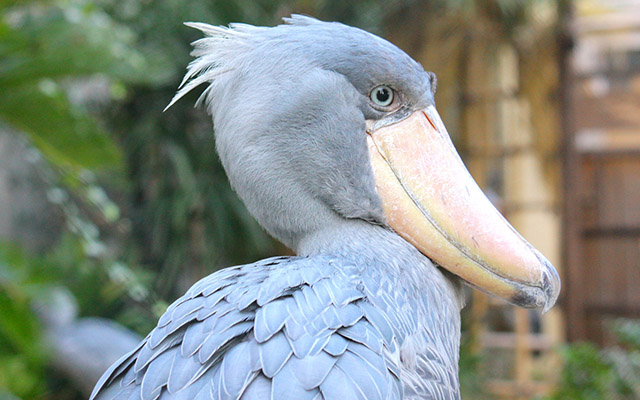
#> input picture path/22318_main.jpg, 640 x 400 px
$ python threadTone.py   (older library calls are emulated)
#> lines starting #> are read from the running program, lines starting #| are printed output that depends on the picture
import sys
import cv2
import numpy as np

# Parameters
imgPath = "./path/22318_main.jpg"
imgRadius = 500     # Number of pixels that the image radius is resized to

initPin = 0         # Initial pin to start threading from
nPins = 1000         # Number of pins on the circular loom
nLines = 3000        # Maximal number of lines

minLoop = 3         # Disallow loops of less than minLoop lines
lineWidth = 3       # The number of pixels that represents the width of a thread
lineWeight = 15     # The weight a single thread has in terms of "darkness"

banner = """
   __  __                        ________
  / /_/ /_  ________  ____ _____/ /_  __/___  ____  ___
 / __/ __ \/ ___/ _ \/ __ `/ __  / / / / __ \/ __ \/ _ \\
/ /_/ / / / /  /  __/ /_/ / /_/ / / / / /_/ / / / /  __/
\__/_/ /_/_/   \___/\__,_/\__,_/ /_/  \____/_/ /_/\___/

Build a thread based halftone representation of an image
"""

# Invert grayscale image
def invertImage(image):
    return (255-image)

# Apply circular mask to image
def maskImage(image, radius):
    y, x = np.ogrid[-radius:radius + 1, -radius:radius + 1]
    mask = x**2 + y**2 > radius**2
    image[mask] = 0

    return image

# Compute coordinates of loom pins
def pinCoords(radius, nPins=200, offset=0, x0=None, y0=None):
    alpha = np.linspace(0 + offset, 2*np.pi + offset, nPins + 1)

    if (x0 == None) or (y0 == None):
        x0 = radius + 1
        y0 = radius + 1

    coords = []
    for angle in alpha[0:-1]:
        x = int(x0 + radius*np.cos(angle))
        y = int(y0 + radius*np.sin(angle))

        coords.append((x, y))
    return coords

# Compute a line mask
def linePixels(pin0, pin1):
    length = int(np.hypot(pin1[0] - pin0[0], pin1[1] - pin0[1]))

    x = np.linspace(pin0[0], pin1[0], length)
    y = np.linspace(pin0[1], pin1[1], length)

    return (x.astype(np.int)-1, y.astype(np.int)-1)


if __name__=="__main__":
    print(banner)

    # Load image
    image = cv2.imread(imgPath)
#> image is the input picture: shape (400, 640, 3); mean B, G, R 135.1, 142.4, 134.2

    print("[+] loaded " + imgPath + " for threading..")

    # Crop image
    height, width = image.shape[0:2]
#> height = 400; width = 640
    minEdge= min(height, width)
#> minEdge = 400
    topEdge = int((height - minEdge)/2)
#> topEdge = 0
    leftEdge = int((width - minEdge)/2)
#> leftEdge = 120
    imgCropped = image[topEdge:topEdge+minEdge, leftEdge:leftEdge+minEdge]
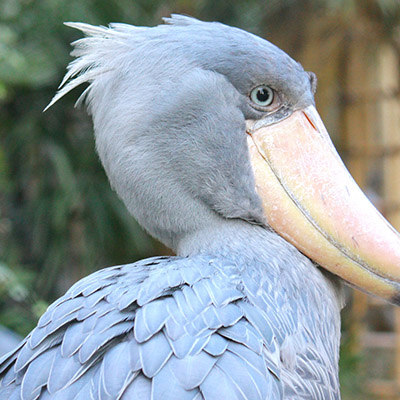
#> imgCropped: shape (400, 400, 3); mean B, G, R 159.3, 155, 144.3
    cv2.imwrite('./cropped.png', imgCropped)

    # Convert to grayscale
    imgGray = cv2.cvtColor(imgCropped, cv2.COLOR_BGR2GRAY)
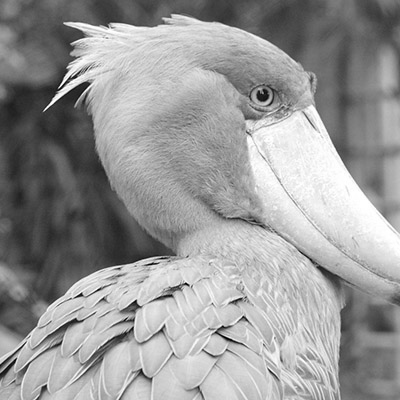
#> imgGray: shape (400, 400); min 1, max 255, mean 152.3
    cv2.imwrite('./gray.png', imgGray)

    # Resize image
    imgSized = cv2.resize(imgGray, (2*imgRadius + 1, 2*imgRadius + 1))

    # Invert image
    imgInverted = invertImage(imgSized)
#> in invertImage, `return (255-image)`:
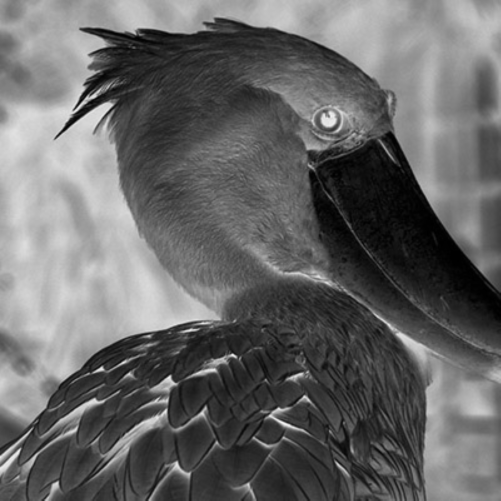
#> returned value: shape (1001, 1001) (shown at 1/2 size); min 0, max 251, mean 102.8
    cv2.imwrite('./inverted.png', imgInverted)

    # Mask image
    imgMasked = maskImage(imgInverted, imgRadius)
#> in maskImage, `image[mask] = 0`:
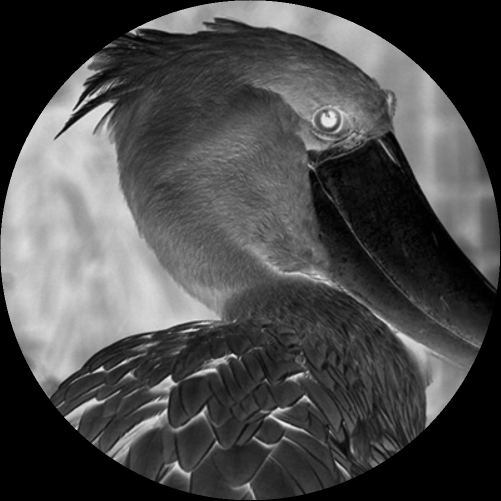
#> image: shape (1001, 1001) (shown at 1/2 size); min 0, max 251, mean 74.7
    cv2.imwrite('./masked.png', imgMasked)

    print("[+] image preprocessed for threading..")

    # Define pin coordinates
    coords = pinCoords(imgRadius, nPins)
    height, width = imgMasked.shape[0:2]
#> height = 1001; width = 1001

    # image result is rendered to
    imgResult = 255 * np.ones((height, width))

    # Initialize variables
    i = 0
    lines = []
    previousPins = []
    oldPin = initPin
    lineMask = np.zeros((height, width))

    imgResult = 255 * np.ones((height, width))

    # Loop over lines until stopping criteria is reached
    for line in range(nLines):
        i += 1
        bestLine = 0
        oldCoord = coords[oldPin]

        # Loop over possible lines
        for index in range(1, nPins):
            pin = (oldPin + index) % nPins

            coord = coords[pin]

            xLine, yLine = linePixels(oldCoord, coord)

            # Fitness function
            lineSum = np.sum(imgMasked[yLine, xLine])

            if (lineSum > bestLine) and not(pin in previousPins):
                bestLine = lineSum
                bestPin = pin

        # Update previous pins
        if len(previousPins) >= minLoop:
            previousPins.pop(0)
        previousPins.append(bestPin)

        # Subtract new line from image
        lineMask = lineMask * 0
        cv2.line(lineMask, oldCoord, coords[bestPin], lineWeight, lineWidth)
        imgMasked = np.subtract(imgMasked, lineMask)

        # Save line to results
        lines.append((oldPin, bestPin))

        # plot results
        xLine, yLine = linePixels(coords[bestPin], coord)
        imgResult[yLine, xLine] = 0
#> (the run stopped early here; a loop or call above may not have finished)
